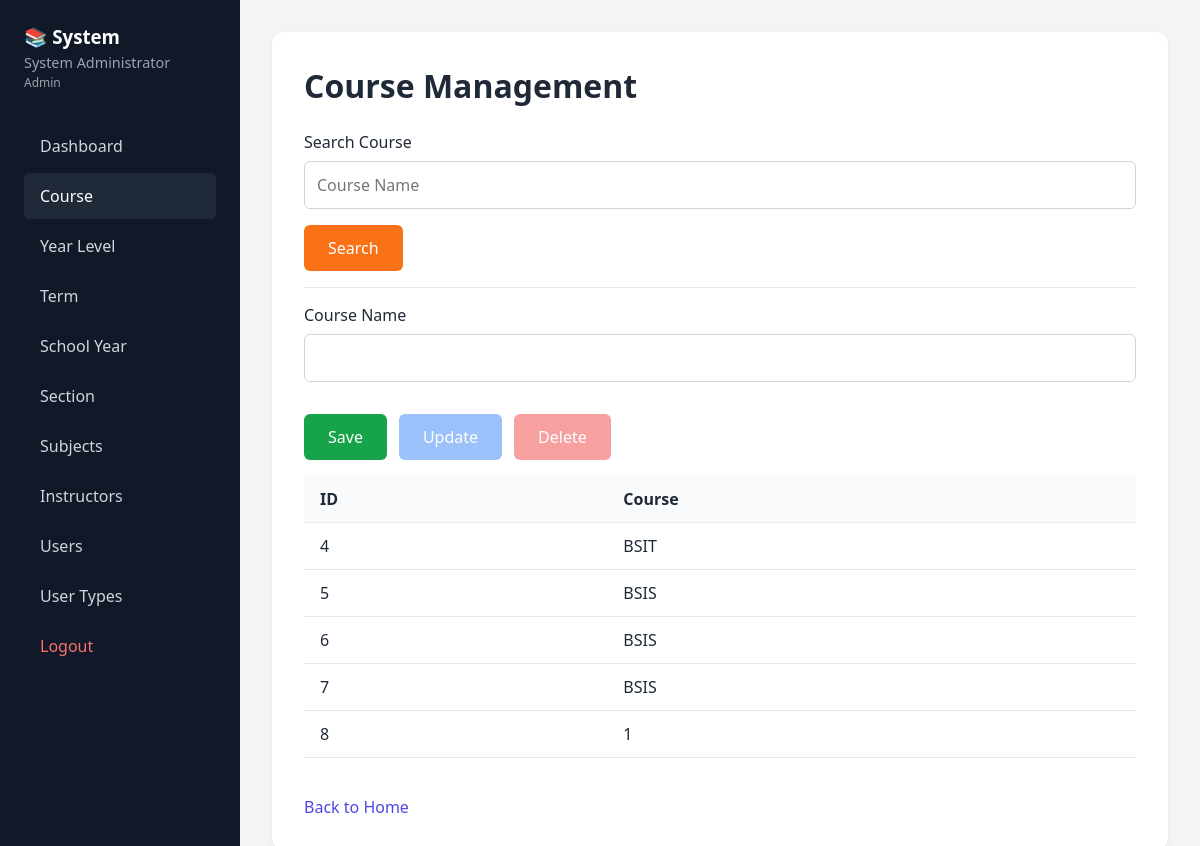
The page /course.php (signed in) on the database its author committed.
### tables this page shows
CREATE TABLE `tbl_course` (
  `ID` int(11) NOT NULL,
  `COURSE` varchar(50) NOT NULL,
  `DESCRIPTION` varchar(255) NOT NULL,
  `SAVED_BY` int(11) NOT NULL DEFAULT 0
);

### check_access.php (called while the page is built, shortened)
<?php
$allow = [
    'Admin'         => [
        'index.php',
        'course.php',
        'year_level.php',
        'term.php',
        'school_year.php',
        'section.php',
        'subjects.php',
        'instructors.php',
        'users.php',
        'user_types.php'
    ],
    'Registrar'     => [
        'index.php',
        'subjects.php',
        'term.php',
        'instructors.php',
        'school_year.php'
    ],
    'Program Head'  => [
        'index.php',
        'subjects.php',
        'section.php',
        'instructors.php',
        'year_level.php'
    ],
    'Professor'     => [
        'index.php',
        'subjects.php',
        'section.php'
    ],
    'Student'       => [
        'index.php',
        'subjects.php'
    ]
];
$usertype = $_SESSION['usertype'];
if (!function_exists('can_view')) {
    function can_view($page) {
        global $allow, $usertype;
        return isset($allow[$usertype]) && in_array($page, $allow[$usertype]);
    }
}
?>

### course.php (the view, shortened to what this page needs)
<?php
require 'header.php';
$message = ""; $id = $course = "";
?>
<div class="page-card">
    <h1>Course Management</h1>
    <form method="POST">
        <label>Search Course</label>
        <input type="text" name="search_course" class="form-input" placeholder="Course Name">
        <button type="submit" name="btn_search" class="btn-orange">Search</button>
        <hr>
    </form>
    <form method="POST">
        <label>Course Name</label>
        <input type="text" name="course" value="<?= htmlspecialchars($course) ?>" class="form-input" required>
        <div class="btn-row">
            <button type="submit" name="btn_save" class="btn-green">Save</button>
            <button type="submit" name="btn_update" class="btn-blue" <?= $id && canManage() ? '' : 'disabled' ?>>Update</button>
            <button type="submit" name="btn_delete" class="btn-red" <?= $id && canManage() ? '' : 'disabled' ?> onclick="return confirm('Delete?')">Delete</button>
        </div>
    </form>
    <table class="data-table">
        <thead><tr><th>ID</th><th>Course</th></tr></thead>
        <tbody>
            <?php $r = $conn->query("SELECT * FROM `tbl_course` ORDER BY `ID`");
            while($row = $r->fetch_assoc()): ?>
            <tr><td><?= $row['ID'] ?></td><td><?= htmlspecialchars($row['COURSE']) ?></td></tr>
            <?php endwhile; ?>
        </tbody>
    </table>
    <br><a href="index.php" class="back-btn">Back to Home</a>
</div>
<?php require 'footer.php'; ?>

### header.php (shortened to what this page needs)
<?php
require 'check_access.php';
$current_page = basename($_SERVER['PHP_SELF']);
$usertype = $_SESSION['usertype'] ?? '';
?>
<!DOCTYPE html>
<html>
<head>
    <link rel="stylesheet" href="style.css">
</head>
<body>
<div class="app-container">
    <aside class="sidebar">
        <div class="sidebar-header">
            <h3>📚 System</h3>
            <p class="user-info">
                <?= htmlspecialchars($_SESSION['fullname'] ?? 'Guest') ?><br>
                <small><?= htmlspecialchars($usertype) ?></small>
            </p>
        </div>
        <nav class="sidebar-nav">
            <a href="index.php" class="nav-link <?= $current_page === 'index.php' ? 'active' : '' ?>">Dashboard</a>
            <?php if (can_view('course.php')): ?>
            <a href="course.php" class="nav-link <?= $current_page === 'course.php' ? 'active' : '' ?>">Course</a>
            <?php endif; ?>
            <?php if (can_view('year_level.php')): ?>
            <a href="year_level.php" class="nav-link <?= $current_page === 'year_level.php' ? 'active' : '' ?>">Year Level</a>
            <?php endif; ?>
            <?php if (can_view('term.php')): ?>
            <a href="term.php" class="nav-link <?= $current_page === 'term.php' ? 'active' : '' ?>">Term</a>
            <?php endif; ?>
            <?php if (can_view('school_year.php')): ?>
            <a href="school_year.php" class="nav-link <?= $current_page === 'school_year.php' ? 'active' : '' ?>">School Year</a>
            <?php endif; ?>
            <?php if (can_view('section.php')): ?>
            <a href="section.php" class="nav-link <?= $current_page === 'section.php' ? 'active' : '' ?>">Section</a>
            <?php endif; ?>
            <?php if (can_view('subjects.php')): ?>
            <a href="subjects.php" class="nav-link <?= $current_page === 'subjects.php' ? 'active' : '' ?>">Subjects</a>
            <?php endif; ?>
            <?php if (can_view('instructors.php')): ?>
            <a href="instructors.php" class="nav-link <?= $current_page === 'instructors.php' ? 'active' : '' ?>">Instructors</a>
            <?php endif; ?>
            <?php if (can_view('users.php')): ?>
            <a href="users.php" class="nav-link <?= $current_page === 'users.php' ? 'active' : '' ?>">Users</a>
            <?php endif; ?>
            <?php if (can_view('user_types.php')): ?>
            <a href="user_types.php" class="nav-link <?= $current_page === 'user_types.php' ? 'active' : '' ?>">User Types</a>
            <?php endif; ?>
            <a href="logout.php" class="nav-link logout-link">Logout</a>
        </nav>
    </aside>
    <main class="main-content">

### footer.php
        </main>
    </div>
</body>
</html>

### style.css (style rules this page uses)
* { box-sizing: border-box; margin: 0; padding: 0; font-family: system-ui, sans-serif; }
body { background: #f3f4f6; color: #1f2937; }
.app-container { display: flex; min-height: 100vh; }
.sidebar { width: 240px; background: #111827; color: white; padding: 1.5rem; }
.sidebar-header { margin-bottom: 2rem; }
.sidebar-header h3 { margin-bottom: 0.25rem; }
.user-info { color: #9ca3af; font-size: 0.9rem; }
.sidebar-nav a { display: block; color: #d1d5db; padding: 0.75rem 1rem; margin: 0.25rem 0; border-radius: 6px; text-decoration: none; }
.sidebar-nav a:hover, .sidebar-nav a.active { background: #1f2937; color: white; }
.logout-link { color: #f87171 !important; margin-top: 2rem; }
.main-content { flex: 1; padding: 2rem; overflow-y: auto; }
.page-card { background: white; border-radius: 12px; padding: 2rem; box-shadow: 0 1px 3px rgba(0,0,0,0.1); margin-bottom: 1.5rem; }
.page-card h1 { margin-bottom: 1.5rem; }
.form-input { width: 100%; padding: 0.75rem; margin: 0.5rem 0 1rem; border: 1px solid #d1d5db; border-radius: 6px; font-size: 1rem; }
.btn-row { display: flex; gap: 0.75rem; margin: 1rem 0; flex-wrap: wrap; }
.btn-green { background: #16a34a; color: white; border: none; padding: 0.75rem 1.5rem; border-radius: 6px; cursor: pointer; font-size: 1rem; }
.btn-blue { background: #3b82f6; color: white; border: none; padding: 0.75rem 1.5rem; border-radius: 6px; cursor: pointer; font-size: 1rem; }
.btn-red { background: #ef4444; color: white; border: none; padding: 0.75rem 1.5rem; border-radius: 6px; cursor: pointer; font-size: 1rem; }
.btn-orange { background: #f97316; color: white; border: none; padding: 0.75rem 1.5rem; border-radius: 6px; cursor: pointer; font-size: 1rem; }
.btn-green:disabled, .btn-blue:disabled, .btn-red:disabled { opacity: 0.5; cursor: not-allowed; }
table { width: 100%; border-collapse: collapse; margin-top: 1rem; }
th, td { padding: 0.75rem 1rem; text-align: left; border-bottom: 1px solid #e5e7eb; }
th { background: #f9fafb; font-weight: 600; }
.back-btn { display: inline-block; color: #4f46e5; text-decoration: none; margin-top: 1rem; }
hr { border: none; border-top: 1px solid #e5e7eb; margin: 1rem 0; }

### rows shown on the page
tbl_course: ID "4", COURSE "BSIT"
tbl_course: ID "5", COURSE "BSIS"
tbl_course: ID "6", COURSE "BSIS"
tbl_course: ID "7", COURSE "BSIS"
tbl_course: ID "8", COURSE "1"

### other values the page prints
$_SESSION['fullname'] "System Administrator"
$usertype "Admin"
